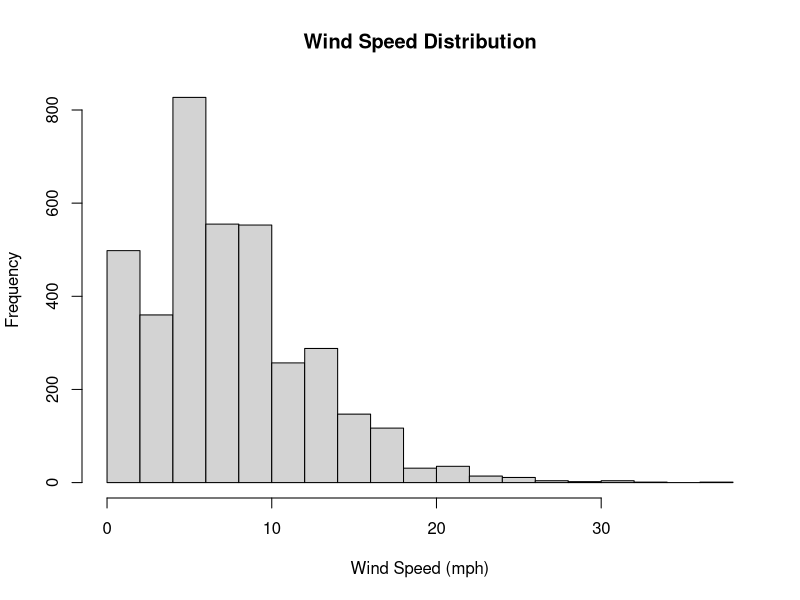
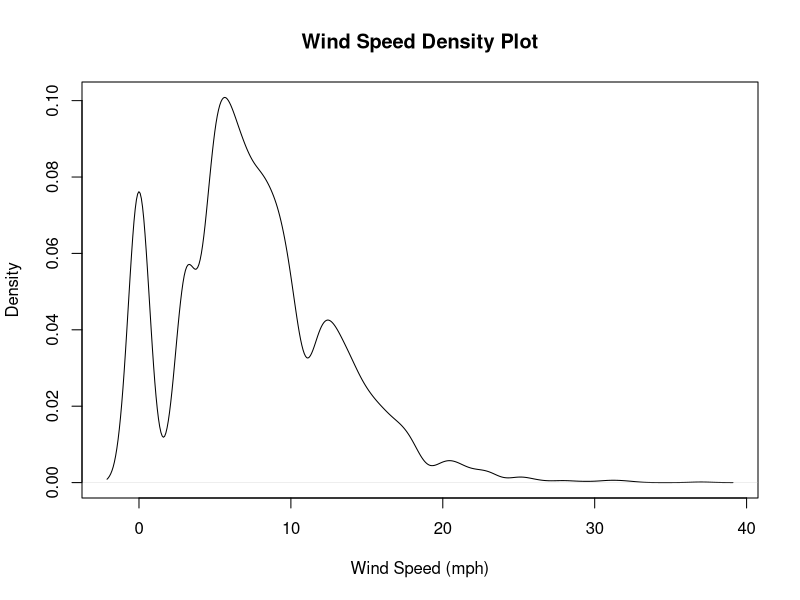
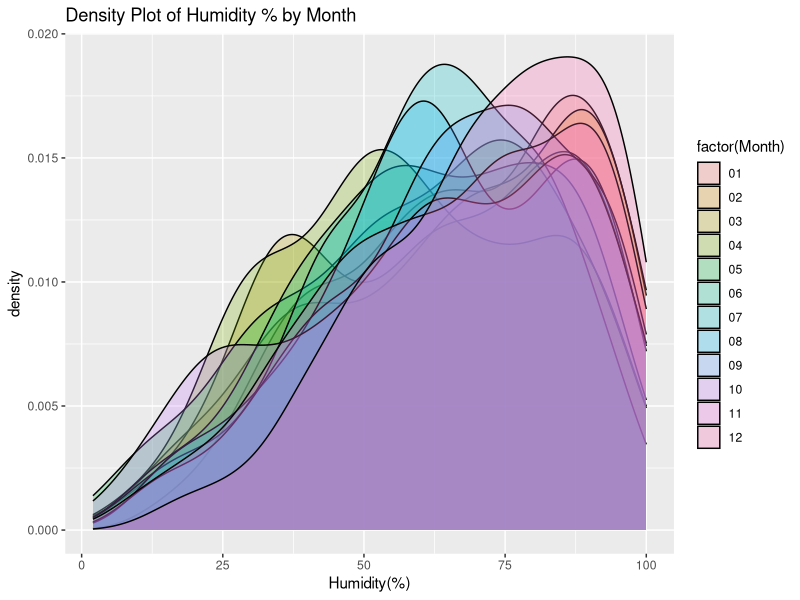
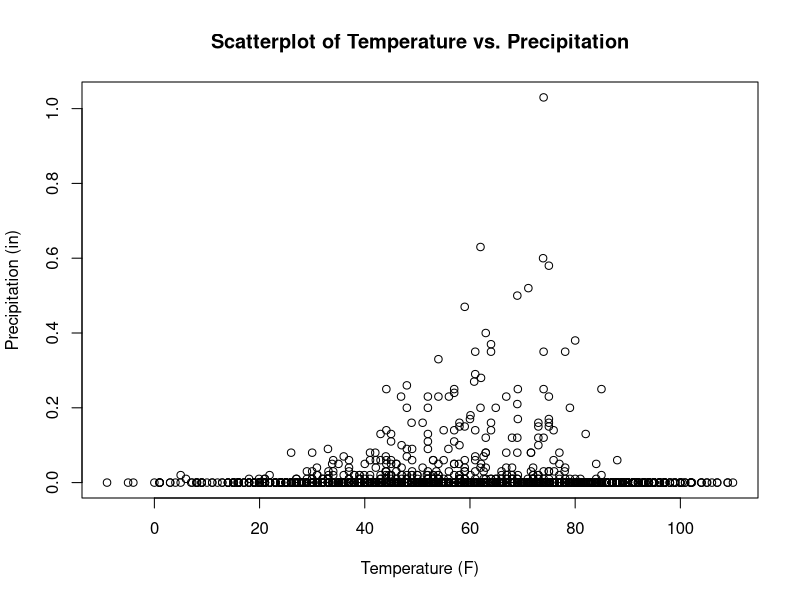

Write R code to recreate these figures, in order. (Note: this script raises an error after producing the figures.)
library(tidyverse)
library(caret)
library(caTools)
library(class)
#importing the dataset
dataset <- read_csv('reduced_data.csv')

#Checking the properties of the dataset
str(dataset) #information of the features data types
summary(dataset) #descriptive statistic of the dataset

#checking the null values of each column
null_counts <- colSums(is.na(dataset))
print(null_counts)

# sum of columns
ncol(dataset)
# sum of null values
sum(null_counts)
#exracting the time values from the date
#first is to change the time to one timezone only. using the mode to replace null values in the timezone column
mode_timezone <- as.character(names(sort(table(dataset$Timezone), decreasing = TRUE)[1]))
dataset$Timezone[is.na(dataset$Timezone)] <- mode_timezone
unique(dataset$Timezone)

library(lubridate)
# Create a mapping of categorical values to time zones
timezone_mapping <- c("US/Pacific" = "America/Los_Angeles", "US/Eastern" = "America/New_York", "US/Central" = "America/Chicago", "US/Mountain" = "America/Denver")

# Use 'force_tz' to adjust the timezones of the 'Start_Time' column based on the 'Timezone' column
dataset$Start_Time <- force_tz(dataset$Start_Time, tzone = timezone_mapping[dataset$Timezone])
dataset$Start_Time[1:5]

#Changing the date and time into specified category otherwise referred to as time-of-day binning
dataset$Time_Of_Day <- cut(hour(dataset$Start_Time), breaks = c(0, 6, 12, 18, 24), 
                         labels = c("Night", "Morning", "Afternoon", "Evening"),
                         include.lowest = TRUE)
dataset$Time_Of_Day[1:5]

#dropping redundant columns
reduced_data <- dataset %>%
  select(c(3, 21:ncol(dataset)))
str(reduced_data)

#checking remaining null values
colSums(is.na(reduced_data))

#important columns to handle null values are precipitation and wind chill. This is because
#they are missing the majority of their values (around 1/4th). So even if we want to drop it,
#it would results in 1/4 of the data gone.

#replacing percipitation null values to 0
reduced_data$`Precipitation(in)`[is.na(reduced_data$`Precipitation(in)`)] <- 0
summary(reduced_data$`Precipitation(in)`)

#wind chill can be calculated using a formula
calculateWindChill <- function(temperature, windSpeed) {
  windChill <- 35.74 + 0.6215 * temperature - 35.75 * windSpeed ^ 0.16 + 0.4275 * temperature * windSpeed ^ 0.16
  return(windChill)
}

#requires to impute temperature and wind speed to ensure all wind chill values can be calculated.
#using the mean based on the time and month is useful for an accurate temperature imputation

#the month can be added from the original data
reduced_data$Month <- format(dataset$Start_Time, "%m")
unique(reduced_data$Month)

#the temperature can now be imputed by the mean based on the day of time and month
mean_temperature_data <- reduced_data %>%
  group_by(Month, Time_Of_Day) %>%
  summarize(Mean_Temperature = mean(`Temperature(F)`, na.rm = TRUE))

reduced_data <- reduced_data %>%
  left_join(mean_temperature_data, by = c("Month", "Time_Of_Day")) %>%
  mutate(`Temperature(F)` = ifelse(is.na(`Temperature(F)`), Mean_Temperature, `Temperature(F)`)) %>%
  select(-Mean_Temperature)

#the wind speed, unfortunately, requires on an already established weather model, or reading
#from instruments. It will instead be imputed through either the mean or mode for analytical
#and modeling purposes. It's first visualize to find whether the mode or mean is better.

# Create a histogram
hist(reduced_data$`Wind_Speed(mph)`, breaks = 20, main = "Wind Speed Distribution", xlab = "Wind Speed (mph)")

# Create a density plot
density_plot <- density(reduced_data$`Wind_Speed(mph)`, na.rm = TRUE)
plot(density_plot, main = "Wind Speed Density Plot", xlab = "Wind Speed (mph)")

#replace null values with the median
reduced_data$`Wind_Speed(mph)` <- ifelse(is.na(reduced_data$`Wind_Speed(mph)`), 
                                         median(reduced_data$`Wind_Speed(mph)`, na.rm = TRUE),
                                         reduced_data$`Wind_Speed(mph)`)

#now, the wind chill can be calculated with the complete tempearture and wind speed variable.
reduced_data <- reduced_data %>% mutate(`Wind_Chill(F)` = ifelse(!is.na(`Temperature(F)`) & !
                                                                   is.na(`Wind_Speed(mph)`),
                                                                 calculateWindChill(`Temperature(F)`, `Wind_Speed(mph)`), NA))

#checking whether the median or mean is better suited for density %
#creating a density plot based on the month
library(ggplot2)
gg <- ggplot(reduced_data, aes(x = `Humidity(%)`, fill = factor(Month)))
gg + geom_density(alpha = 0.25) + labs(title = "Density Plot of Humidity % by Month")

#replace null values with the median
reduced_data$`Humidity(%)` <- ifelse(is.na(reduced_data$`Humidity(%)`), 
                                         median(reduced_data$`Humidity(%)`, na.rm = TRUE),
                                     reduced_data$`Humidity(%)`)

#imputing the missing pressure values based on temperature and precipitation
plot(reduced_data$`Temperature(F)`, reduced_data$`Precipitation(in)`, 
     xlab = "Temperature (F)", ylab = "Precipitation (in)",
     main = "Scatterplot of Temperature vs. Precipitation")

#linear regression won't work, therefore, we can use KNN
variables_to_impute <- "Pressure(in)"
dist_variables <- c("Temperature(F)", "Precipitation(in)")

reduced_data <- knn(
  data = reduced_data,
  variable = variables_to_impute,
  dist_var = dist_variables,
  k = 5,  # You can adjust the number of nearest neighbors as needed
  impNA = TRUE
)

#using precipitation, pressure and temperature to impute weather condition through KNN
variables_to_impute <- "Weather_Condition"
dist_variables <- c("Temperature(F)", "Precipitation(in)", "Pressure(in)")

#visibility can be imputed through finding the mean based on the weather condition
mean_visibility_data <- reduced_data %>%
  group_by(Weather_Condition) %>%
  summarize(Mean_Visibility = mean(`Visibility(mi)`, na.rm = TRUE))

reduced_data <- knn(
  data = reduced_data,
  variable = variables_to_impute,
  dist_var = dist_variables,
  k = 5,  # You can adjust the number of nearest neighbors as needed
  impNA = TRUE
)
reduced_data <- reduced_data %>%
  left_join(mean_visibility_data, by = c("Weather_Condition")) %>%
  mutate(`Visibility(mi)` = ifelse(is.na(`Visibility(mi)`), Mean_Visibility, `Visibility(mi)`)) %>%
  select(-Mean_Visibility)

#wind direction can be imputed with the mode based on weather_condition for accuracy
# Custom mode function
mode <- function(x) {
  ux <- unique(x)
  ux[which.max(tabulate(match(x, ux)))]
}

# Impute Wind_Direction grouped by Weather_Condition using mode
reduced_data <- reduced_data %>% 
  group_by(Weather_Condition) %>%
  mutate(Wind_Direction = ifelse(is.na(Wind_Direction), mode(Wind_Direction), Wind_Direction)) %>%
  ungroup()

#sunrise sunset and the 3 twilight variables can be removed as they are similar to time of day
#variable while providing less
reduced_data <- subset(reduced_data, select = -c(Sunrise_Sunset, Civil_Twilight, Nautical_Twilight, Astronomical_Twilight))

#removing variables used solely for pre-processing
reduced_data <- subset(reduced_data, select = -c(`Pressure(in)_imp`, `Weather_Condition_imp`))

#changing the target value to character data type
reduced_data$Severity <- as.character(reduced_data$Severity)

#checking the properties of the final prepossessed data
str(reduced_data)
summary(reduced_data)
colSums(is.na(reduced_data))

#export the data
write.csv(reduced_data, "preprocessed_data.csv", row.names = FALSE)
